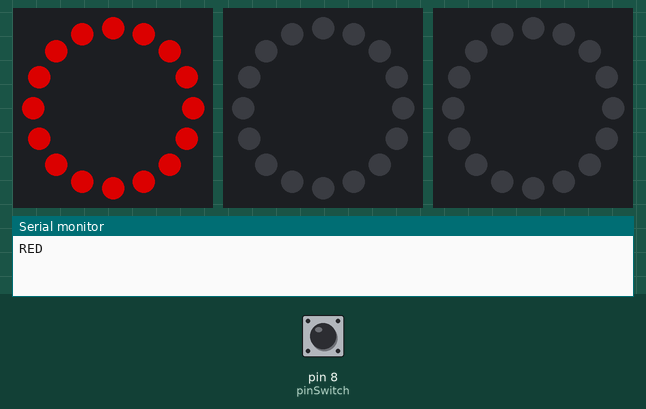
The sketch below on a simulated Arduino Uno, built with avr-gcc and run on an emulated ATmega328P. Shown: 3 × 16 RGB LEDs in a ring, first at the top, clockwise, the last lines printed to the serial monitor. The test bench sets the inputs (shaded band); at power-on: pin 8 (pinSwitch) HIGH. Dim RGB values are drawn brighter than linear.

Above: at 4.2 s.
4.3 s: pin 8 (pinSwitch) pulled LOW for 0.15 s
At 5.5 s:
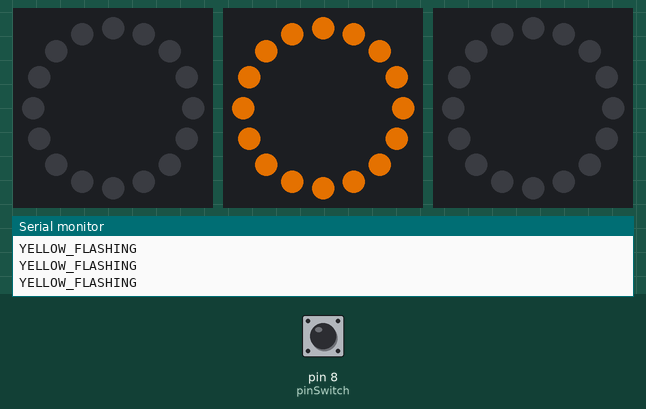
7.4 s: pin 8 (pinSwitch) pulled LOW for 1 s
At 10.0 s:
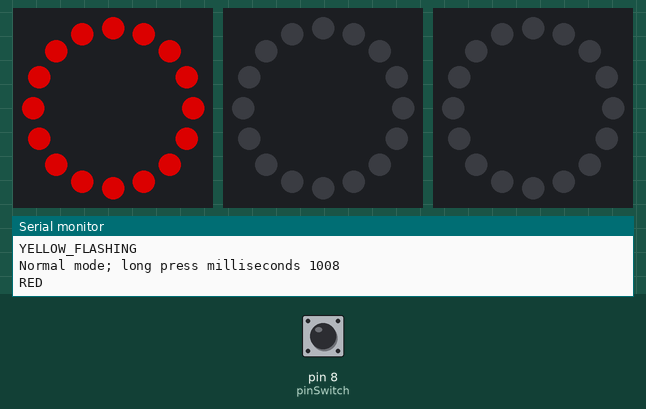
10.5 s: pin 8 (pinSwitch) pulsed LOW 2 times (0.12 s each, 0.3 s apart)
At 11.7 s:
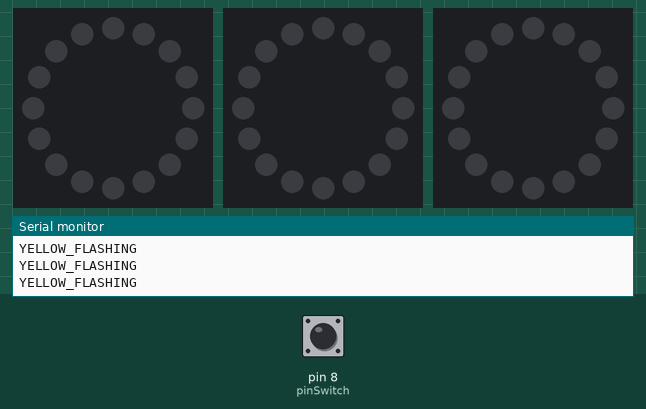
14.1 s: pin 8 (pinSwitch) pulled LOW for 3.2 s
At 18.6 s:
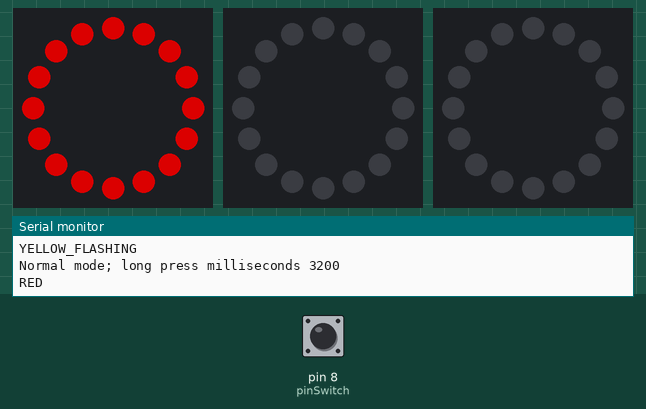
18.8 s: pin 8 (pinSwitch) pulsed LOW 5 times (0.12 s each, 0.3 s apart)
At 19.9 s:
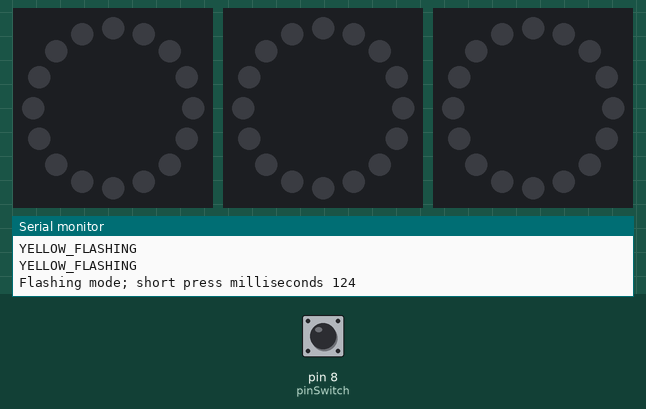
Timing chart, 0 to 21.8 s (numbered marks = the images above; inputs shaded):
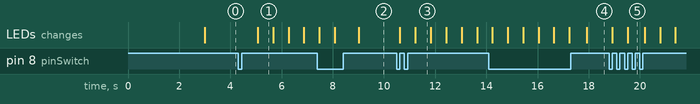

The sketch:

2a_State_machine_traffic_light_with_night_mode_switch.ino
```cpp
// Tutorial 2a. State machine traffic light with night mode switch

// Main parts: Adafruit Metro Mini, NeoPixel Rings 16 x 5050 RGB LED,
// momentary switch

// Library required to drive RGB LEDs; use the latest version
#include "FastLED.h"

// Variables that remain constant
const byte pinSwitch = 8; // Digital input pin from momentary switch

const int timeShortPress = 250; // Maximum duration of short button press
const int timeLongPress = 350; // Minimum duration of long button press

const byte pinData1 = 10; // Digital output pin to LED ring
const byte pinData2 = 11;
const byte pinData3 = 12;

const byte numLEDs = 16; // Number of LEDs per ring

CRGB ledRings[3][numLEDs]; // Declare three FastLED arrays to store each ring's LEDs data

// A struct can bundle two or more different variables (members), and
// each can be of a different data type, quite like a shopping bag can
// contain different goods. Here, the struct is named (stateVariables),
// then six variables (members) are declared, and finally the struct is
// assigned to an array, states[5], so its data can be used
struct stateVariables
{
  byte          number;         // Stores the number of each state (not really necessary here)
  char          name[16];       // Stores the name of each state for serial printing
  unsigned long interval;       // Stores the duration for each state
  byte          ring0Colour[3]; // Stores three colour triples for the first ring (0)
  byte          ring1Colour[3];
  byte          ring2Colour[3];
};

// In a state table like the one below, we can orderly store all the data
// for each state in a single convenient place, instead of declaring lots
// of constant variables above. Also, as you will see in the switch/case
// state machine below, it's easy to access the right data programmatically
// so when texts, timings or colours change, you simply change them here
stateVariables states[5] =
{
  // State number, state name, state duration, ring0 colour triple, ring1 colour triple, ring 2 colour triple
  {0, "RED",            9000, {0, 255, 192},      {0, 0, 0},      {0, 0, 0}},
  {1, "RED_YELLOW",     2000, {0, 255, 192}, {32, 255, 255},      {0, 0, 0}},
  {2, "GREEN",          6000,     {0, 0, 0},      {0, 0, 0}, {80, 255, 168}},
  {3, "YELLOW",         2000,     {0, 0, 0}, {32, 255, 255},      {0, 0, 0}},
  {4, "YELLOW_FLASHING", 600,     {0, 0, 0}, {32, 255, 255},      {0, 0, 0}}
} ; // The state table is arranged horizontally, while the struct is arranged vertically, that's how it is

// Variables that can change
byte lastSwitchState = HIGH; // Tracks the last switch state, open (= HIGH) at start

unsigned long timePressed  = 0; // Timestamp when button is pressed
unsigned long timeReleased = 0; // Timestamp when button is released

unsigned long interval = 0; // Stores duration of each state (traffic light phase)

bool normalMode = true; // Flag to remember if in normal mode
bool flashingMode = false; // Flag to remember if in flashing mode

byte systemState = 0; // Stores the current state (traffic light phase) of the state machine

void setup()
{
  // Serial printing only necessary to understand the state transitions
  // when not connecting LED rings or strips
  Serial.begin (9600);

  // Initialise momentary switch pin with an internal pull-up resistor
  // so that the momentary switch is read as open (= HIGH) at start
  pinMode (pinSwitch, INPUT_PULLUP);

  // Initialise Metro Mini's digital pins specified above
  pinMode(pinData1, OUTPUT);
  pinMode(pinData2, OUTPUT);
  pinMode(pinData3, OUTPUT);

  // Initialise the FastLED library with the type of programmable RGB LED
  // used, the digital output pin the LED ring is wired to, the array that
  // stores each ring's LEDs data, and the number of LEDs per ring
  FastLED.addLeds<NEOPIXEL, pinData1>(ledRings[0], numLEDs);
  FastLED.addLeds<NEOPIXEL, pinData2>(ledRings[1], numLEDs);
  FastLED.addLeds<NEOPIXEL, pinData3>(ledRings[2], numLEDs);

  // Turn the three LED rings off at the start
  for (byte i = 0; i < 3; i++)
  {
    // Normally, fill_solid requires CRGB(0, 0, 0) or CHSV(0, 0 , 0), but
    // for black (off), one can use a single 0 as a shortcut
    fill_solid(ledRings[i], numLEDs, 0);
  }

  // Finally, display all LED's data (= here black, 0, off)
  FastLED.show();

  // Time to clear the serial monitor
  delay (3000);
}

void loop()
{
  // A call to this function checks if the night mode button was pressed
  // and for how long it was pressed
  checkSwitch();

  // A call to this function runs the state machine, going through all
  // states (traffic light phases), and fetching the data for each from
  // the struct's state table above
  eventProcessing();
}

void eventProcessing()
{
  // Timestamp that updates every loop() iteration. The keyword static
  // means the variable is not created and destroyed with every function
  // call, but lives on and so retains its value between function calls
  static unsigned long timeNow = 0;

  // First we check if it is time to change the state. Every loop() iteration,
  // we subtract the timestamp from the current time taken with millis(),
  // and compare to the current state's duration interval, and the state of
  // the momentary switch
  if (millis() - timeNow <= interval && normalMode)
  {
    // If it wasn't time, we return to the loop. The classic millis() timer
    // approach to not use delay() that would block (stop) code execution.
    // Apart from the bit of code executed in the function we are in, the
    // main loop() function runs at nearly full speed, and so you can run
    // motors, check sensors or use WiFi more or less in parallel
    return;
  }

  // Then we check if the night mode was activated, if the momentary switch
  // was pressed (see what the checkSwitch() function does), and if it was
  // pressed for a short duration
  else if (!normalMode)
  {
    // The switch/case routine will jump directly to state 4
    systemState = 4;
  }

  // If that was not the case, we enter the switch/case based state machine.
  // Depending on the current value of system state (0, 1, 2, 3 or 4), the
  // code in the matching case statement is executed. This allows for the
  // convenient setting of variables, flags or calling of functions that do
  // something. If a case was matched, the break statement means that code
  // execution continues after the closing bracket of the switch/case block
  switch (systemState)
  {
    case 0:
      // The name of the state is fetched from the state table and printed
      Serial.println (states[systemState].name);
      // The duration of the state is fetched from the state table
      interval = states[systemState].interval;
      // A function is called that will illuminate the LED rings
      switchRings(systemState);
      // And the system's state value is incremented, from 0 to 1. With
      // the next loop() iteration, and when the time was up, we get to
      // the next case, and so, red is followed by red yellow, and so on.
      // You can, for other designs, jump to any case; you don't have to go
      // through the cases sequentially. Here, triggering a certain state
      // is simply sequential, but you could use a sensor's output or a
      // Tweet as a trigger to activate a certain state, anything goes!
      systemState++;
      break;

    case 1:
      Serial.println (states[systemState].name);
      interval = states[systemState].interval;
      switchRings(systemState);
      systemState++;
      break;

    case 2:
      Serial.println (states[systemState].name);
      interval = states[systemState].interval;
      switchRings(systemState);
      systemState++;
      break;

    case 3:
      Serial.println (states[systemState].name);
      interval = states[systemState].interval;
      switchRings(systemState);
      // We set the system's state back to 0, to restart from red
      systemState = 0;
      break;

    case 4:
      Serial.println (states[systemState].name);
      interval = states[systemState].interval;
      switchRings(systemState);
      // This case is the night mode, yellow flashing, and we can only get
      // here, if the systemState was 4, as per the initial check above. By
      // not specifying another state, we "trap" ourselves here on purpose,
      // until a long button press sets the systemState back to 0, so that
      // the traffic light sequence would restart from red
      break;
  }

  // And finally, for the time interval check above, we take the time of
  // when a case was matched
  timeNow = millis();
}

void switchRings(byte state)
{
  // If we are in normal mode, the three LED rings (0, 1 and 2) are filled
  // with the colours matching the current state (traffic light phase). The
  // colour values are fetched from the state table
  if (normalMode)
  {
    fill_solid(ledRings[0], numLEDs, CHSV(states[state].ring0Colour[0], states[state].ring0Colour[1], states[state].ring0Colour[2]));
    fill_solid(ledRings[1], numLEDs, CHSV(states[state].ring1Colour[0], states[state].ring1Colour[1], states[state].ring1Colour[2]));
    fill_solid(ledRings[2], numLEDs, CHSV(states[state].ring2Colour[0], states[state].ring2Colour[1], states[state].ring2Colour[2]));
  }

  // Otherwise, if we are not in the normal mode, meaning if we are in night
  // mode, and therefore want the middle LED ring (1) to flash yellow
  else if (!normalMode)
  {
    // We take a timestamp that updates every loop() iteration
    static unsigned long timeNow = 0;

    // And check if it is time to flip from illumination to off (0), with
    // the duration fetched from the state table
    if (millis() - timeNow >= states[systemState].interval)
    {
      // If a flash must be flashed
      if (flashingMode == true)
      {
        // We switch the red (0) and green (2) ring off and the yellow ring
        // on, with the colour values fetched from the state table
        fill_solid(ledRings[0], numLEDs, 0);
        fill_solid(ledRings[1], numLEDs, CHSV(states[state].ring1Colour[0], states[state].ring1Colour[1], states[state].ring1Colour[2]));
        fill_solid(ledRings[2], numLEDs, 0);

        // And we set the flashing mode to false, so in the next interval
        // the yellow ring will not be illuminated
        flashingMode = false;
      }

      // Otherwise
      else
      {
        // We switch the yellow ring (1) off
        fill_solid(ledRings[1], numLEDs, 0);

        // And we set the flashing mode to true, so in the next interval
        // the yellow ring will be illuminated
        flashingMode = true;
      }

      // Finally, we take a timestapm of when that happened
      timeNow = millis();
    }
  }

  // At last, we display all LED's data (= illuminate the LED rings as per
  // the normal or flashing mode settings above)
  FastLED.show();
}

void checkSwitch()
{
  // The momentary switch is hardware debounced with a 0.1uF capacitor; no
  // debouncing code is necessary. See http://www.gammon.com.au/switches
  // Read the voltage from the momentary switch pin to see if something
  // has changed (was the button pressed or released?)
  byte switchState = digitalRead (pinSwitch);

  // Has the momentary switch state changed since the last time it was
  // checked?
  if (switchState != lastSwitchState)
  {
    // Then, we test if the switch was closed (button pressed)
    if (switchState == LOW)
    {
      // And we take a timestamp of when that happened
      timePressed = millis();
    }

    // Otherwise, the switch must have been open (button released)
    else
    {
      // And we take a timestamp of when that happened
      timeReleased = millis();

      // How long did it take between pressing and releasing?
      unsigned long pressDuration = timeReleased - timePressed;

      // If it took less time than the short press duration
      if (pressDuration < timeShortPress)
      {
        // We set normal mode to false, so we will enter the night mode
        Serial.print ("Flashing mode; short press milliseconds "); Serial.println (pressDuration);
        normalMode = false;
      }
      else if (pressDuration > timeLongPress )
      {
        // Otherwise, with a long press, we set normal mode to true, so
        // we will enter the normal mode
        Serial.print ("Normal mode; long press milliseconds "); Serial.println (pressDuration);
        normalMode = true;

        // And after leaving the night mode, we want to begin with red
        systemState = 0;
      }
    }

    // Last, we store the current switch state for the next time around
    lastSwitchState = switchState;
  }
}
```

Measured:
- after the input at 4.3 s, the LEDs: change after 0.77 s (image 1)
- after the input at 10.5 s, the LEDs: first change after 0.12 s (image 3 shows a later state)
- after the input at 18.8 s, the LEDs: first change after 0.12 s (image 5 shows a later state)
- what the display in image 1 shows lasts 0.6 s, from 5.1 s to 5.7 s
